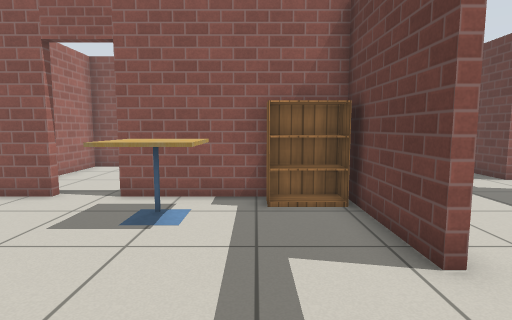
View 1 (above)

18 first-person views from a walk through a world built for the Gazebo simulator. The camera is 0.9 m above the floor, tilts 6° down and sees 80° across. The floor is counted in squares, 0.5 m on a side. Each view is taken from the middle of a square. On the plan, view 1 faces up. The plan holds only what a view shows up to about 16 squares ahead; the rest is blank. Robots are left out. Gazebo's built-in surfaces are drawn with simple patterns.

View 2
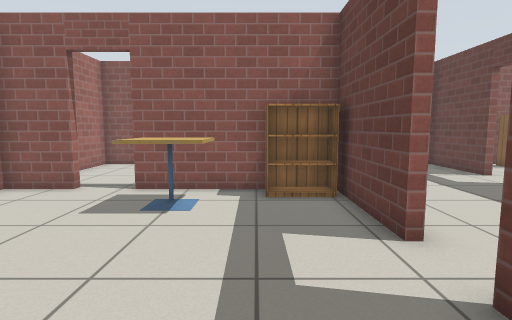

View 3
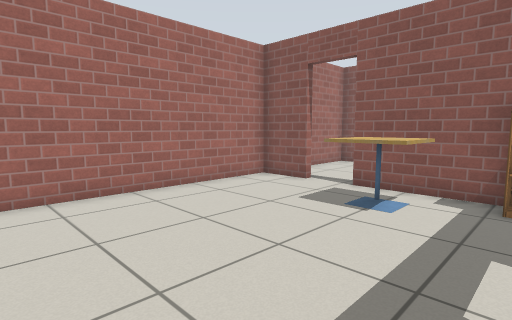

View 4
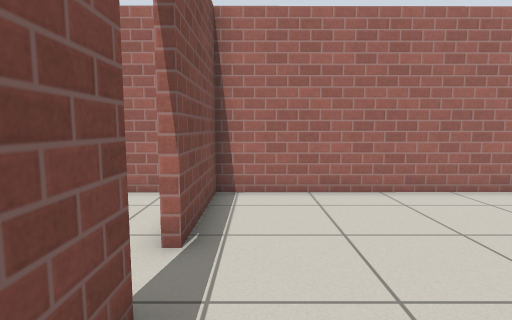

View 5
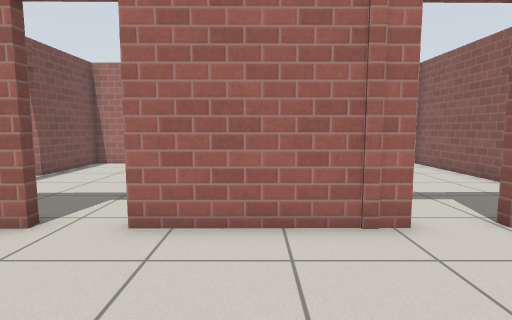

View 6
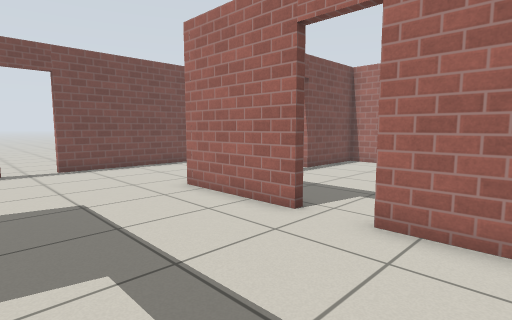

View 7
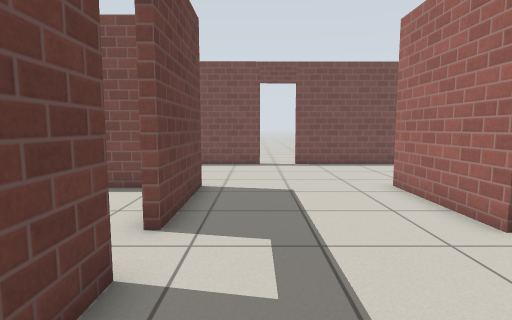

View 8
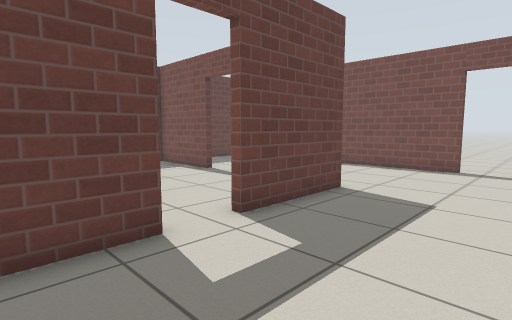

View 9
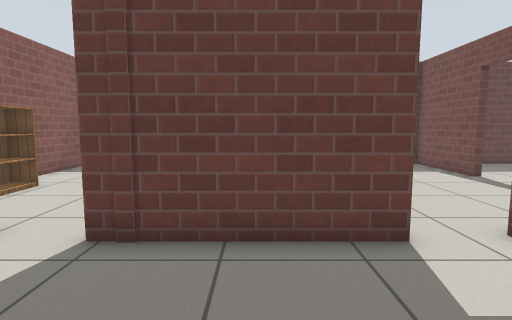

View 10
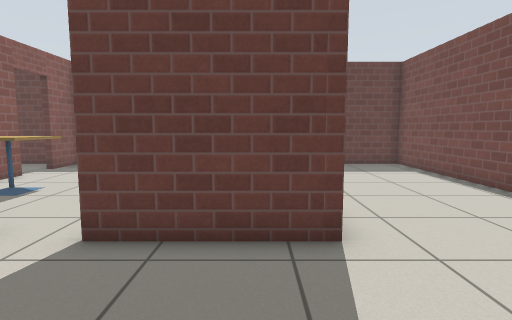

View 11
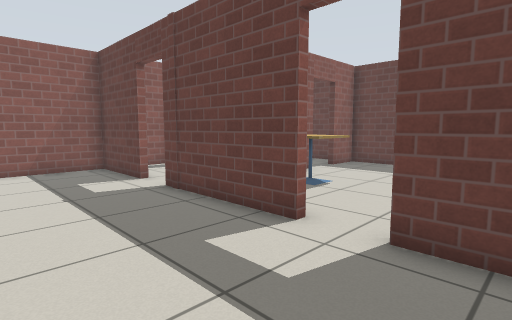

View 12
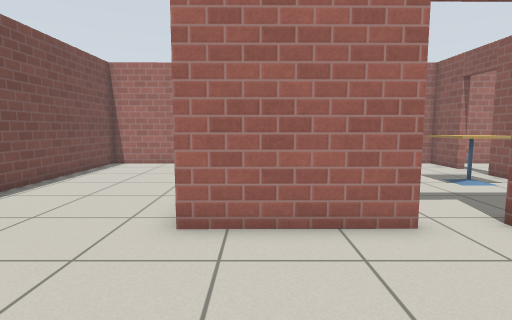

View 13
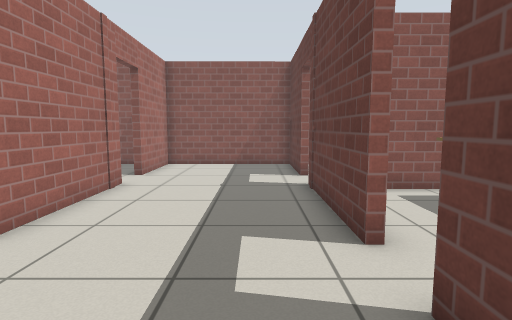

View 14
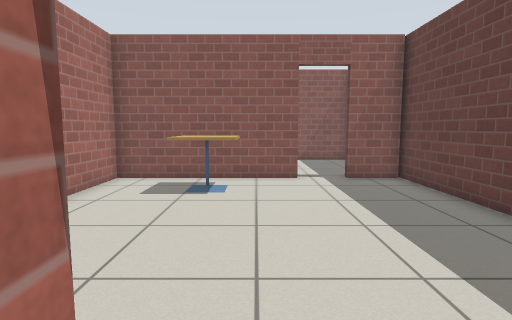

View 15
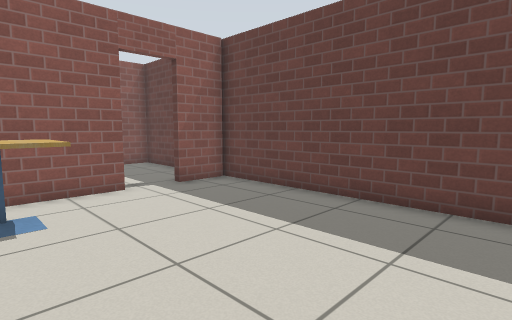

View 16
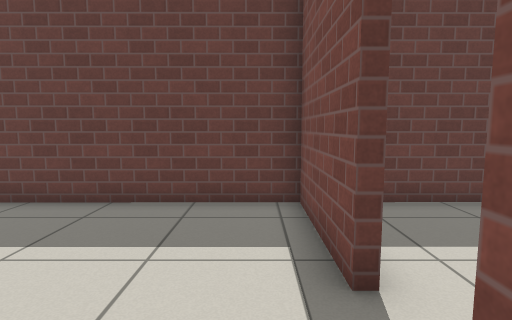

View 17
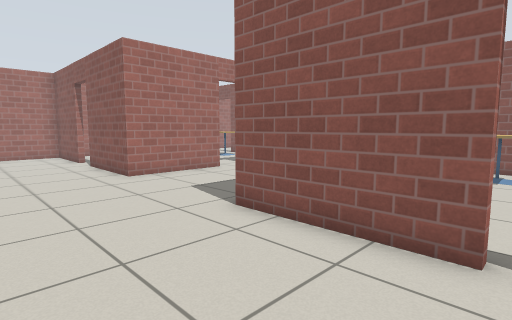

View 18
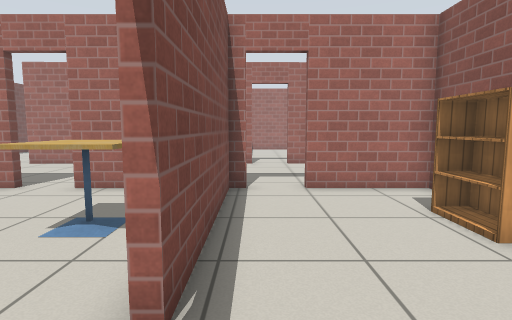

### Floor plan
Ten units are one square. View 1 is at (0, 0); x grows to the right and y downward. Boxes are objects, and circles mark ways between rooms. Rooms are numbered by the first view taken in them; rooms with no view inside come last. Other rooms are left out.
<svg viewBox="-80 -147 278 234">
<path fill="none" stroke="#000" d="M-18 21 -3 21M-52 -79 -75 -79 -74 21 -34 21M24 -37 24 -79 -36 -79M27 -20 27 24 -16 24M87 -35 87 -87M67 82 193 81 193 41M135 24 87 24 87 -19M-34 24 -45 24M26 -88 27 -37M87 -104 87 -142 26 -142 26 -106M-74 36 -74 82 50 82M90 -19 90 -12M156 -79 90 -79 90 -35M152 21 193 21 192 -80M104 21 115 21M192 -79 172 -79M90 -87 90 -82 155 -82M192 -80 192 -142 90 -142 90 -105M-20 -141 -75 -141 -75 -96M10 -142 3 -142"/>
<rect x="-35" y="-75" width="30" height="30" fill="#bbb"><title>cafe table</title></rect>
<rect x="5" y="-75" width="20" height="10" fill="#bbb"><title>bookshelf</title></rect>
<rect x="115" y="-75" width="20" height="30" fill="#bbb"><title>cafe table</title></rect>
<rect x="115" y="-135" width="20" height="10" fill="#bbb"><title>bookshelf</title></rect>
<circle cx="-25" cy="20" r="3" fill="#2a7"/>
<circle cx="27" cy="-27" r="3" fill="#2a7"/>
<circle cx="-45" cy="-80" r="3" fill="#2a7"/>
<circle cx="145" cy="20" r="3" fill="#2a7"/>
<circle cx="90" cy="-25" r="3" fill="#2a7"/>
<circle cx="90" cy="-95" r="3" fill="#2a7"/>
<circle cx="25" cy="-95" r="3" fill="#2a7"/>
<circle cx="165" cy="-80" r="3" fill="#2a7"/>
<text x="-30" y="-30">1</text>
<text x="60" y="10">2</text>
<text x="140" y="-30">3</text>
<text x="140" y="-110">4</text>
<text x="-30" y="-110">5</text>
</svg>
Room 1 opens to room 2. Room 1 opens to room 5. Room 2 opens to room 3. Room 2 opens to room 4. Room 2 opens to room 5. Room 3 opens to room 4.

Where each view was taken, in squares from view 1:
view 1: 0 up, 0 right, facing up
view 2: 1 down, 0 right, facing up
view 3: 1 down, 1 right, facing up-left
view 4: 1 down, 1 right, facing left
view 5: 6 up, 8 right, facing left
view 6: 6 up, 8 right, facing down-left
view 7: 7 up, 7 right, facing down
view 8: 6 up, 4 right, facing down-right
view 9: 6 up, 4 right, facing right
view 10: 1 down, 4 right, facing right
view 11: 0 up, 4 right, facing up-right
view 12: 1 down, 8 right, facing left
view 13: 1 down, 7 right, facing up
view 14: 3 down, 14 right, facing up
view 15: 1 down, 12 right, facing up-right
view 16: 1 down, 12 right, facing right
view 17: 7 down, 14 right, facing up-left
view 18: 9 up, 18 right, facing left
